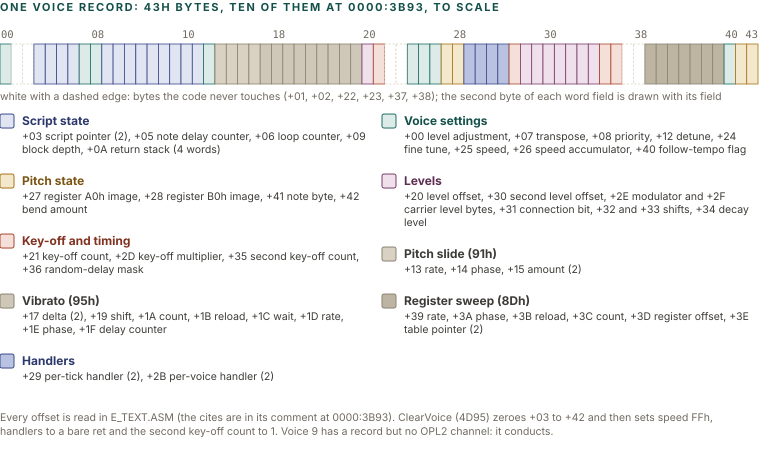

Write the Python code that produced this figure.
import sys; sys.path.insert(0, '.')
from figlib import *

c = Canvas(760, 470)
c.section(0, 11, "One voice record: 43h bytes, ten of them at 0000:3B93, to scale")
# byte -> group
G = {}
groups = [
    ("script", "navy", "Script state", "+03 script pointer (2), +05 note delay counter, +06 loop counter, +09 block depth, +0A return stack (4 words)",
     [(0x03, 2), (0x05, 1), (0x06, 1), (0x09, 1), (0x0A, 8)]),
    ("voice", "teal", "Voice settings", "+00 level adjustment, +07 transpose, +08 priority, +12 detune, +24 fine tune, +25 speed, +26 speed accumulator, +40 follow-tempo flag",
     [(0x00, 1), (0x07, 1), (0x08, 1), (0x12, 1), (0x24, 1), (0x25, 1), (0x26, 1), (0x40, 1)]),
    ("pitch", "ochre", "Pitch state", "+27 register A0h image, +28 register B0h image, +41 note byte, +42 bend amount",
     [(0x27, 1), (0x28, 1), (0x41, 1), (0x42, 1)]),
    ("level", "plum", "Levels", "+20 level offset, +30 second level offset, +2E modulator and +2F carrier level bytes, +31 connection bit, +32 and +33 shifts, +34 decay level",
     [(0x20, 1), (0x30, 1), (0x2E, 1), (0x2F, 1), (0x31, 1), (0x32, 1), (0x33, 1), (0x34, 1)]),
    ("timing", "red", "Key-off and timing", "+21 key-off count, +2D key-off multiplier, +35 second key-off count, +36 random-delay mask",
     [(0x21, 1), (0x2D, 1), (0x35, 1), (0x36, 1)]),
    ("slide", "grey", "Pitch slide (91h)", "+13 rate, +14 phase, +15 amount (2)", [(0x13, 1), (0x14, 1), (0x15, 2)]),
    ("vib", "grey", "Vibrato (95h)", "+17 delta (2), +19 shift, +1A count, +1B reload, +1C wait, +1D rate, +1E phase, +1F delay counter",
     [(0x17, 2), (0x19, 1), (0x1A, 1), (0x1B, 1), (0x1C, 1), (0x1D, 1), (0x1E, 1), (0x1F, 1)]),
    ("sweep", "grey", "Register sweep (8Dh)", "+39 rate, +3A phase, +3B reload, +3C count, +3D register offset, +3E table pointer (2)",
     [(0x39, 1), (0x3A, 1), (0x3B, 1), (0x3C, 1), (0x3D, 1), (0x3E, 2)]),
    ("hand", "navy", "Handlers", "+29 per-tick handler (2), +2B per-voice handler (2)", [(0x29, 2), (0x2B, 2)]),
]
for key, kind, name, txt, spans in groups:
    for a, n in spans:
        for k in range(n):
            G[a + k] = (key, kind)
X0, W = 0, 758
cw = W / 0x43
by, bh = 44, 40
fills = {"grey": PAL["grey"], "navy": PAL["navy"]}
shade = {"script": "navy", "voice": "teal", "pitch": "ochre", "level": "plum", "timing": "red", "slide": "grey", "vib": "grey", "sweep": "grey", "hand": "navy"}
for i in range(0x43):
    x = X0 + i * cw
    if i in G:
        key, kind = G[i]
        tc, sc, fc = PAL[kind]
        solid = key in ("slide", "vib", "sweep")
        f = fc if key not in ("hand",) else MID["navy"]
        if key == "slide": f = MID["grey"]
        if key == "vib": f = "#CFC8B8"
        if key == "sweep": f = "#BDB5A2"
        if key == "hand": f = MID["navy"]
        c.rect(x, by, cw, bh, fill=f, stroke=sc, sw=0.8, rx=0)
    else:
        c.rect(x, by, cw, bh, fill="#FFFFFF", stroke=RULE, sw=0.8, rx=0, dash="2 2")
for off in range(0, 0x43, 8):
    c.text(X0 + off * cw + 1, by - 6, "%02X" % off, size=10.5, color=MUTED, mono=True)
c.text(X0 + 0x42 * cw + cw, by - 6, "43", size=10.5, color=MUTED, mono=True, anchor="end")
c.text(0, by + bh + 14, "dashed white: not used (+01, +02, +16 high byte of the amount aside: +22, +23, +37, +38 and the high bytes of the words)", size=10.5, color=MUTED) if False else None
c.text(0, by + bh + 16, "white with a dashed edge: bytes the code never touches (+01, +02, +22, +23, +37, +38); the second byte of each word field is drawn with its field",
       size=10.5, color=MUTED)

# legend: two columns
y = 124
colx = [0, 382]
col = 0
rows_left = 0
ys = [y, y]
for key, kind, name, txt, spans in groups:
    tc, sc, fc = PAL[kind]
    f = fc
    if key == "slide": f = MID["grey"]
    if key == "vib": f = "#CFC8B8"
    if key == "sweep": f = "#BDB5A2"
    if key == "hand": f = MID["navy"]
    ci = 0 if ys[0] <= ys[1] else 1
    x = colx[ci]; yy = ys[ci]
    c.rect(x, yy - 10, 14, 14, fill=f, stroke=sc, sw=1, rx=2)
    c.text(x + 22, yy + 1, name, size=12, weight=700, color=tc)
    ls = wrap(txt, 350, 10.5)
    for k, l in enumerate(ls):
        c.text(x + 22, yy + 16 + 13 * k, l, size=10.5, color=INK2)
    ys[ci] = yy + 22 + 13 * len(ls) + 12
H = max(ys) + 6
c.para(0, H + 4, "Every offset is read in E_TEXT.ASM (the cites are in its comment at 0000:3B93). ClearVoice (4D95) zeroes +03 to +42 and then sets speed FFh, handlers to a bare ret and the second key-off count to 1. "
       "Voice 9 has a record but no OPL2 channel: it conducts.", 758, size=10.5, color=MUTED)
c.h = H + 50
c.save("figs/snd_voice.svg")
